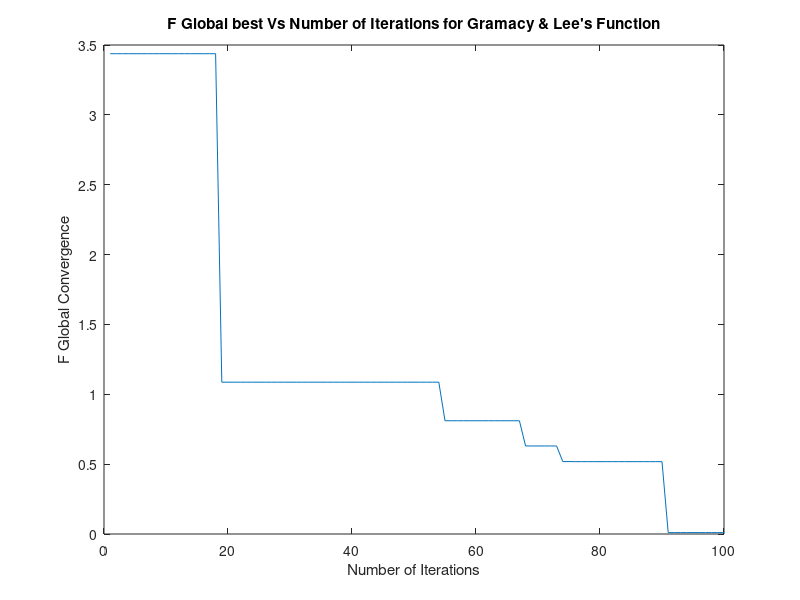

The MATLAB source for this figure:
%Data = load('fglobalupdatedrastrigin.mat');
Data1 = load('ABCle.mat');
figure
%X =(1:1:100)
%plot(X,Data.F_Global1,X,Data1.F_Global);
plot(Data1.F_Global1)
xlabel('Number of Iterations');
%ylabel("Fbest Convergence");
ylabel("F Global Convergence");
title("F Global best Vs Number of Iterations for Gramacy & Lee's Function");
%title("100 Fbest values for Gramacy & Lee's Benchmark function");